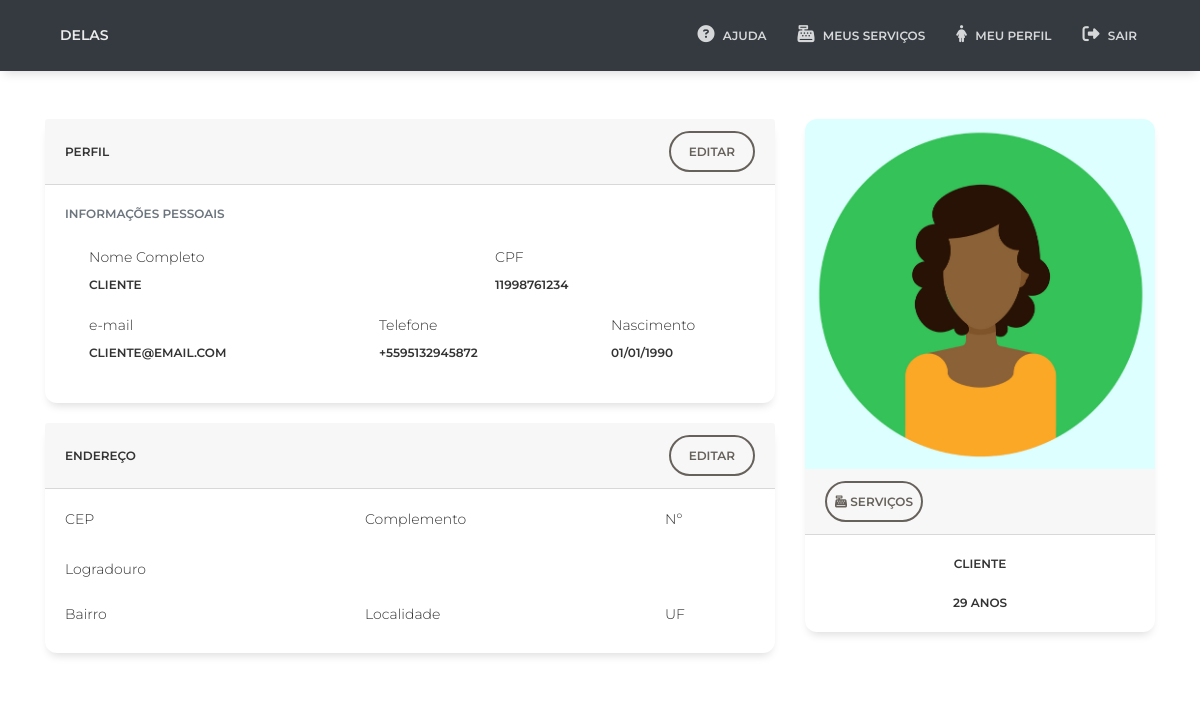
Page /pages/cliente/profile-page.php (signed in) on the committed database.
### tables this page shows
create table Clientes (
	idCliente INT(5) UNSIGNED NOT NULL AUTO_INCREMENT,
    nomeCliente VARCHAR(100) NOT NULL,
    cpfCliente CHAR(11),
    telCliente VARCHAR(11) NOT NULL,
    dtNascCliente DATE,
    emailCliente VARCHAR(100) NOT NULL,
    senhaCliente VARCHAR(100) NOT NULL,
    ativo INT(1) UNSIGNED DEFAULT '1',
    caminhoFoto VARCHAR (200),
    dtCadastro DATETIME NOT NULL,
    PRIMARY KEY (idCliente)
    );

### pages/cliente/profile-page.php (the view, shortened to what this page needs)
<?php
include_once("../../assets/php/scripts/conexao.php");
$email = $_SESSION["email"];
$queryPrincipal = "SELECT t1.idCliente as id, nomeCliente, telCliente, dtNascCliente, caminhoFoto, date_format(dtNascCliente,'%d/%m/%Y') as dtNasc,
emailCliente, cpfCliente, t2.*, t2.idEnd_Cliente as idEnd_Cliente
FROM Clientes t1
LEFT JOIN End_Clientes t2 on (t1.idCliente = t2.idCliente)
WHERE emailCliente = '$email'";
$consulta = $conexao->query($queryPrincipal);
$dados = (mysqli_fetch_assoc($consulta));
?>
<!DOCTYPE html>
<html lang="pt-br">
<head>
  <link href="../../assets/css/bootstrap.min.css" rel="stylesheet" />
  <link href="../../assets/css/paper-kit.css?v=2.2.0" rel="stylesheet" />
</head>
<body class="profile-page sidebar-collapse">
  <nav class="navbar navbar-expand-lg bg-dark">
    <div class="container">
        <div class="navbar-translate">
            <a class="navbar-brand" href="dashboard.php">delas</a>
        </div>
        <div class="collapse navbar-collapse" id="example-navbar-primary">
            <ul class="navbar-nav ml-auto">
                <li class="nav-item active">
                    <a class="nav-link" href="#">
                        <i class="fas fa-question-circle"></i>
                        <p>Ajuda</p>
                    </a>
                </li>
                <li class="nav-item">
                    <a class="nav-link" href="services-page.php">
                        <i class="fas fa-cash-register"></i>
                        <p>Meus Serviços</p>
                    </a>
                </li>
                <li class="nav-item">
                    <a class="nav-link" href="profile-page.php">
                        <i class="fas fa-female"></i>
                        <p>Meu Perfil</p>
                    </a>
                </li>
                <li class="nav-item">
                    <a class="nav-link" href="../../assets/php/scripts/logout.php">
                        <i class="fas fa-sign-out-alt"></i>
                        <p>Sair</p>
                    </a>
                </li>
            </ul>
        </div>
    </div>
</nav>
  <div class="wrapper">
    <div class="container mt-5">
      <div class="row">
        <div class="col-md-4 order-xl-2">
          <div class="card no-transition">
          <a href="#" data-toggle="modal" data-target="#modalImg">
            <?php if(isset($dados['caminhoFoto'])){
              $caminhoFoto = $dados['caminhoFoto'];
              echo "<img src='../../assets".$caminhoFoto."' alt='Image placeholder' class='card-img-top'>";
            } else {
              echo "<img src='../../assets/img/faces/default.png' alt='Image placeholder' class='card-img-top'>";
            }
            ?>
            </a>
            <div class="card-header">
              <div class="justify-content-center">
                <a href="services-page.php" class="btn btn-outline-default btn-round p-2">
                  <i class="fas fa-cash-register"></i> Serviços
                </a>
              </div>
            </div>
            <div class="card-body">
              <div class="text-center">
                <h6><?php echo $dados['nomeCliente']; ?></h6>
                <h6><?php
                if(isset($dados['dtNascCliente'])){
                $dataNascimento = $dados['dtNascCliente'];
                $date = new DateTime($dataNascimento);
                $interval = $date->diff( new DateTime( date('d-m-Y') ) );
                echo $interval->format( '%Y anos' );
                }
                ?></h6>
              </div>
            </div>
          </div>
          </div>
        <div class="col-xl-8">
          <div class="card no-transition">
            <div class="card-header">
              <div class="row align-items-center">
                <div class="col-8">
                  <h6>Perfil</h6>
                </div>
                <div class="col-4 text-right">
                  <a href="#" class="btn btn-outline-default btn-round" data-toggle="modal" data-target="#modalInfo">
                    Editar
                  </a>
                </div>
              </div>
            </div>
            <div class="card-body">
                <h6 class="heading-small text-muted mb-4">Informações Pessoais</h6>
                <div class="pl-lg-4">
                  <div class="row">
                    <div class="col-lg-7">
                    <label class="form-control-label" for="nome">Nome Completo</label>
                    <h6><?php echo $dados['nomeCliente']; ?></h6>
                    </div>
                    <div class="col-lg-4">
                    <label class="form-control-label" for="cpf">CPF</label>
                    <h6><?php echo $dados['cpfCliente']; ?></h6><br />
                    </div>
                    </div>
                    <div class="row">
                    <div class="col-lg-5">
                    <label class="form-control-label" for="email">e-mail</label>
                    <h6><?php echo $dados['emailCliente']; ?></h6><br />
                    </div>
                    <div class="col-lg-4">
                    <label class="form-control-label" for="telefone">Telefone</label>
                    <h6>+55<?php echo $dados['telCliente']; ?></h6><br />
                    </div>
                    <div class="col-lg-2">
                    <label class="label-control" for="dataNasc">Nascimento</label>
                    <h6><?php echo $dados['dtNasc'];?></h6>
                    </div>
                  </div>
                </div>
              </div>
            </div>
          <div class="card no-transition">
            <div class="card-header">
              <div class="row align-items-center">
                <div class="col-8">
                  <h6>Endereço</h6>
                </div>
                <div class="col-4 text-right">
                  <a href="#" class="btn btn-outline-default btn-round" data-toggle="modal" data-target="#modalEndereco">
                    Editar
                  </a>
                </div>
              </div>
            </div>
              <div class="card-body">
                <div class="row">
                  <div class="col-md-5">
                    <div class="form-group form-1">
                      <label class="form-control-label" for="cep">CEP</label>
                    </div>
                    </div>
                    <div class="col-md-5">
                      <label class="form-control-label" for="complemento">Complemento</label>
                    </div>
                    <div class="col-md-2">
                      <label class="form-control-label" for="email"> Nº </label>
                      <h6><?php echo $dados['numero']; ?></h6><br />
                    </div>
                  </div>
                <div class="row">
                  <div class="col-md-11">
                    <div class="form-group form-2">
                      <label class="form-control-label" for="bairro">Logradouro</label>
                    </div>
                  </div>
                </div>
                <div class="row">
                  <div class="col-md-5">
                      <label class="form-control-label" for="bairro">Bairro</label>
                    </div>
                    <div class="col-md-5">
                      <label class="form-control-label" for="localidade"> Localidade  </label>
                    </div>
                    <div class="col-md-2">
                      <label class="form-control-label" for="uf"> UF  </label>
                    </div>
                </div>
            </div>
            </div>
</body>
</html>

### rows in the picture
clientes: nomeCliente "CLIENTE", dtNascCliente "29 ANOS", cpfCliente "11998761234", emailCliente "CLIENTE@EMAIL.COM", telCliente "95132945872"

### other values in the picture
$dados['dtNasc'] "01/01/1990"
